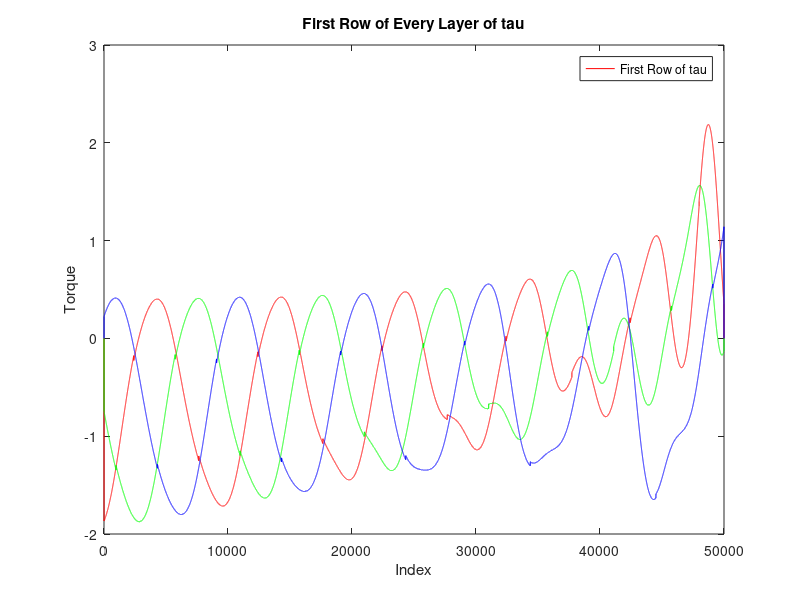

The MATLAB source for this figure:
%-----------------Define underlying parameters---------------------%
                %---Mass properties - Deducted from CAD model---%u
m_1 = 120*10^-3;                             %---Mass of Active Link---%
m_2 = 150*10^-3;                               %---Mass of Simplified Passive Link---%
m_0 = 80*10^-3;                                %---Mass of End-Effector---%

                %---Theoretical Friction coefficients---%
f_v1 = 0.055;                            %---Viscous friction of Active Link 1---%
f_v2 = 0.045;                            %---Viscous friction of Active Link 2---%
f_v3 = 0.050;                            %---Viscous friction of Active Link 3---%

f_c1 = 0.025;                            %---Coulomb friction of Active Link 1---%
f_c2 = 0.024;                            %---Coulomb friction of Active Link 2---%
f_c3 = 0.021;                            %---Coulomb friction of Active Link 3---%

g    = 9.8;                              %---Gravitational acceleration---%

                %---Size properties - Deducted from CAD model---%
l_1c = 85*10^-3;                               %---COM of Active Link---%
l_1  = 176*10^-3;                              %---Length of Active Link (in other word: rf)---%
l_2  = 330*10^-3;                              %---Length of Passive Link (in other word: re)---%

f = 60*10^-3;
e = 45*10^-3;

alpha1 = deg2rad(-30);
alpha2 = deg2rad(90);
alpha3 = deg2rad(210);


I_1 = 256400.64*10^-9 + m_1*l_1^2;                         %---yy Inertia Moment of Active Link w.r.t the connecting joint---%
                                                           %0.00657170688%
%----------------------------Load data-------------------------------%
angle1 = deg2rad(load("simulated_angle1.mat","angle1").("angle1"));
angle2 = deg2rad(load("simulated_angle2.mat","angle2").("angle2"));
angle3 = deg2rad(load("simulated_angle3.mat","angle3").("angle3"));

angle1_dot = deg2rad(load("simulated_angle1_dot.mat","angle1_dot").("angle1_dot"));
angle2_dot = deg2rad(load("simulated_angle2_dot.mat","angle2_dot").("angle2_dot"));
angle3_dot = deg2rad(load("simulated_angle3_dot.mat","angle3_dot").("angle3_dot"));

angle1_Ddot = deg2rad(load("simulated_angle1_Ddot.mat","angle1_Ddot").("angle1_Ddot"));
angle2_Ddot = deg2rad(load("simulated_angle2_Ddot.mat","angle2_Ddot").("angle2_Ddot"));
angle3_Ddot = deg2rad(load("simulated_angle3_Ddot.mat","angle3_Ddot").("angle3_Ddot"));

data_x = load("simulated_x.mat","data_x").("data_x");
data_y = load("simulated_y.mat","data_y").("data_y");
data_z = load("simulated_z.mat","data_z").("data_z");

data_x_Ddot = load("simulated_x_Ddot.mat","data_x_Ddot").("data_x_Ddot");
data_y_Ddot = load("simulated_y_Ddot.mat","data_y_Ddot").("data_y_Ddot");
data_z_Ddot = load("simulated_z_Ddot.mat","data_z_Ddot").("data_z_Ddot");

%------------------------------------------------------------------------------------%
                %------------Torque data Generation------------%
                                                                                   
tau = zeros(3, 1, 50000);
tau_first_row = zeros(1, 50000);
tau_second_row = zeros(1, 50000);
tau_third_row = zeros(1, 50000);


for i = 3:49998

    %------------Data aquisition-----------%
    %---Angular position, speed and acceleration---%
    angle_1 = angle1(2, i); 
    angle_2 = angle2(2, i);
    angle_3 = angle3(2, i); 
    angle   = [angle_1; angle_2; angle_3];

    angle_1_dot = angle1_dot(2, i);
    angle_2_dot = angle2_dot(2, i);
    angle_3_dot = angle3_dot(2, i);
    angle_dot   = [angle_1_dot; angle_2_dot; angle_3_dot];


    angle_1_Ddot = angle1_Ddot(2, i);
    angle_2_Ddot = angle2_Ddot(2, i);
    angle_3_Ddot = angle3_Ddot(2, i);
    angle_Ddot   = [angle_1_Ddot; angle_2_Ddot; angle_3_Ddot];

    %---End-effector XYZ coordinates and accelerations---%
    x = data_x(2, i)*10^-3;
    y = data_y(2, i)*10^-3;
    z = data_z(2, i)*10^-3;

    x_Ddot = data_x_Ddot(2, i)*10^-3;
    y_Ddot = data_y_Ddot(2, i)*10^-3;
    z_Ddot = data_z_Ddot(2, i)*10^-3;

    %---Define related matrices---%
    I = (2 * I_1 + m_2 * l_1 ^ 2)*eye(3);                                               %---Mass matrix---%
    G = [cos(angle_1); cos(angle_2); cos(angle_3)] * (m_1 * l_1c + m_2 * l_1) * g;      %---G(q) matrix---%
    K = [((x * cos(alpha1) + y * sin(alpha1) + f - e) * sin(angle_1) - z * cos(angle_1)), 0, 0;
         0, ((x * cos(alpha2) + y * sin(alpha2) + f - e) * sin(angle_2) - z * cos(angle_2)), 0;
         0, 0, ((x * cos(alpha3) + y * sin(alpha3) + f - e) * sin(angle_3) - z * cosd(angle_3))];   
                                                                                        %---K(q) matrix---%
    
    %---Define elements of A matrix---%                                                                                    
    a_11 = x + e * cos(alpha1) - f * cos(alpha1) - l_1 * cos(alpha1) * cos(angle_1);
    a_12 = x + e * cos(alpha2) - f * cos(alpha2) - l_1 * cos(alpha2) * cos(angle_2);
    a_13 = x + e * cos(alpha3) - f * cos(alpha3) - l_1 * cos(alpha3) * cos(angle_3);
    
    a_21 = y + e * sin(alpha1) - f * sin(alpha1) - l_1 * sin(alpha1) * cos(angle_1);
    a_22 = y + e * sin(alpha2) - f * sin(alpha2) - l_1 * sin(alpha2) * cos(angle_2);
    a_23 = y + e * sin(alpha3) - f * sin(alpha3) - l_1 * sin(alpha3) * cos(angle_3);
    
    a_31 = z - l_1 * cos(angle_1);
    a_32 = z - l_1 * cos(angle_2);
    a_33 = z - l_1 * cos(angle_3);
    
    A = [a_11 a_12 a_13; a_21 a_22 a_23; a_31 a_32 a_33];                               %---A matrix---%
    
    B = [(m_0 + 3 * m_2) * x_Ddot; (m_0 + 3 * m_2) * y_Ddot; (m_0 + 3 * m_2) * (z_Ddot - g)];
                                                                                        %---B matrix---%
    F_v = [f_v1 0 0; 0 f_v2 0; 0 0 f_v3];                                               %---Viscous friction matrix---%
    F_c = [f_c1 0 0; 0 f_c2 0; 0 0 f_c3];                                               %---Coulomb friction matrix---%

    tau(:, :, i) = I * angle_Ddot - K * inv(A) * B + G + F_v * angle_dot + F_c * sign(angle_dot);
    tau_first_row(i) = tau(1, 1, i);
    tau_second_row(i) = tau(2, 1, i);
    tau_third_row(i) = tau(3, 1, i);
end

figure;
plot(1:50000, tau_first_row, 'r');
hold on;
plot(1:50000, tau_second_row, 'g');
plot(1:50000, tau_third_row, 'b');
title('First Row of Every Layer of tau');
xlabel('Index');
ylabel('Torque');
legend('First Row of tau');

save("tau_2.mat", "tau_first_row", "tau_second_row", "tau_third_row")